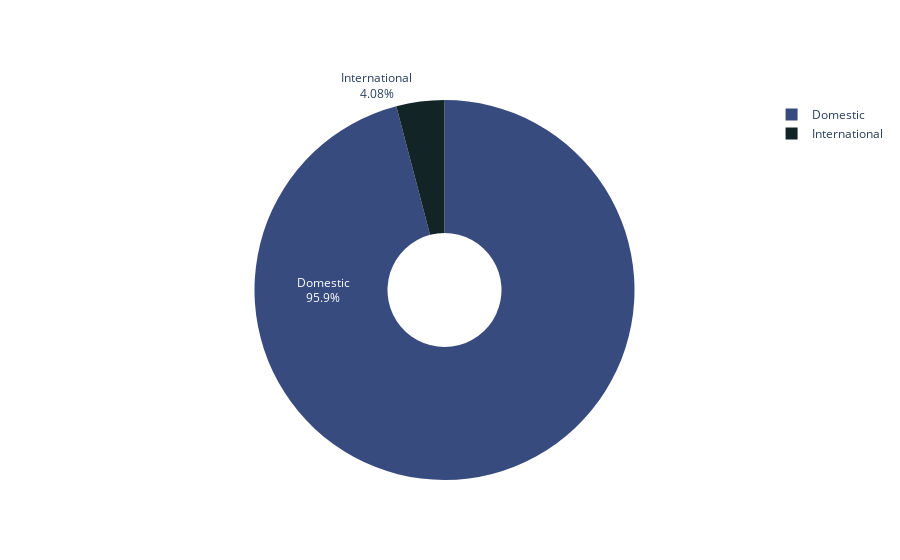

The code cell stored with this chart in its notebook:
### Markdown cell above
# Slide 5 - International vs Domestic

### Code cell
labels = ['Domestic', 'International']
values = [47,2]
colors = ['rgb(56, 75, 126)', 'rgb(18, 36, 37)']
fig = go.Figure(data=[go.Pie(labels=labels, values=values, textinfo='label+percent',
                             insidetextorientation='radial', marker_colors=colors, hole=.3
                            )])
iplot(fig)

### Figure 1 — Plotly figure (JSON) as saved in the notebook; plotly's stock layout.template omitted (floating-point values rounded to 4 significant figures)
{"data": [{"hole": 0.3, "insidetextorientation": "radial", "labels": ["Domestic", "International"], "marker": {"colors": ["rgb(56, 75, 126)", "rgb(18, 36, 37)"]}, "textinfo": "label+percent", "type": "pie", "values": [47, 2]}], "layout": {}}
